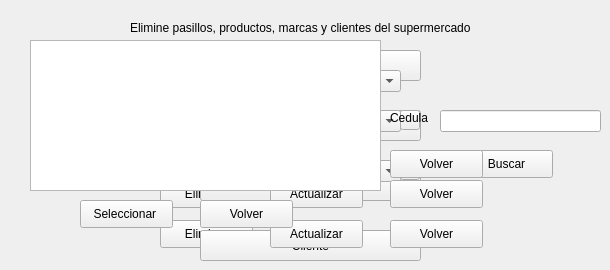
    <widget class="QWidget" name="tab_11">
     <attribute name="title">
      <string>Eliminar</string>
     </attribute>
     <widget class="QLabel" name="label">
      <property name="geometry">
       <rect>
        <x>130</x>
        <y>20</y>
        <width>371</width>
        <height>16</height>
       </rect>
      </property>
      <property name="text">
       <string>Elimine pasillos, productos, marcas y clientes del supermercado</string>
      </property>
     </widget>
     <widget class="QLabel" name="LPasEl">
      <property name="geometry">
       <rect>
        <x>130</x>
        <y>70</y>
        <width>55</width>
        <height>16</height>
       </rect>
      </property>
      <property name="text">
       <string>Pasillo</string>
      </property>
     </widget>
     <widget class="QLabel" name="LMarEl">
      <property name="geometry">
       <rect>
        <x>130</x>
        <y>150</y>
        <width>55</width>
        <height>16</height>
       </rect>
      </property>
      <property name="text">
       <string>Marca</string>
      </property>
     </widget>
     <widget class="QLabel" name="LProdEl">
      <property name="geometry">
       <rect>
        <x>130</x>
        <y>110</y>
        <width>55</width>
        <height>16</height>
       </rect>
      </property>
      <property name="text">
       <string>Producto</string>
      </property>
     </widget>
     <widget class="QPushButton" name="BElimarPas">
      <property name="geometry">
       <rect>
        <x>160</x>
        <y>180</y>
        <width>93</width>
        <height>28</height>
       </rect>
      </property>
      <property name="text">
       <string>Eliminar</string>
      </property>
     </widget>
     <widget class="QPushButton" name="BPasilloEl">
      <property name="geometry">
       <rect>
        <x>200</x>
        <y>50</y>
        <width>221</width>
        <height>31</height>
       </rect>
      </property>
      <property name="text">
       <string>Pasillo</string>
      </property>
     </widget>
     <widget class="QPushButton" name="BProdEl">
      <property name="geometry">
       <rect>
        <x>200</x>
        <y>110</y>
        <width>221</width>
        <height>31</height>
       </rect>
      </property>
      <property name="text">
       <string>Producto</string>
      </property>
     </widget>
     <widget class="QPushButton" name="BMarcaEl">
      <property name="geometry">
       <rect>
        <x>200</x>
        <y>170</y>
        <width>221</width>
        <height>31</height>
       </rect>
      </property>
      <property name="text">
       <string>Marca</string>
      </property>
     </widget>
     <widget class="QComboBox" name="CBPasEl">
      <property name="geometry">
       <rect>
        <x>220</x>
        <y>70</y>
        <width>181</width>
        <height>22</height>
       </rect>
      </property>
     </widget>
     <widget class="QComboBox" name="CBProdEl">
      <property name="geometry">
       <rect>
        <x>220</x>
        <y>110</y>
        <width>181</width>
        <height>22</height>
       </rect>
      </property>
     </widget>
     <widget class="QComboBox" name="CBMarEl">
      <property name="geometry">
       <rect>
        <x>220</x>
        <y>160</y>
        <width>181</width>
        <height>22</height>
       </rect>
      </property>
     </widget>
     <widget class="QPushButton" name="BEliminaProd">
      <property name="geometry">
       <rect>
        <x>160</x>
        <y>150</y>
        <width>93</width>
        <height>28</height>
       </rect>
      </property>
      <property name="text">
       <string>Eliminar</string>
      </property>
     </widget>
     <widget class="QPushButton" name="pushButton_4">
      <property name="geometry">
       <rect>
        <x>400</x>
        <y>110</y>
        <width>20</width>
        <height>20</height>
       </rect>
      </property>
      <property name="text">
       <string/>
      </property>
     </widget>
     <widget class="QPushButton" name="pushButton_5">
      <property name="geometry">
       <rect>
        <x>400</x>
        <y>160</y>
        <width>20</width>
        <height>20</height>
       </rect>
      </property>
      <property name="text">
       <string/>
      </property>
     </widget>
     <widget class="QPushButton" name="BEliminarMarca">
      <property name="geometry">
       <rect>
        <x>160</x>
        <y>220</y>
        <width>93</width>
        <height>28</height>
       </rect>
      </property>
      <property name="text">
       <string>Eliminar</string>
      </property>
     </widget>
     <widget class="QPushButton" name="BClieEl">
      <property name="geometry">
       <rect>
        <x>200</x>
        <y>230</y>
        <width>221</width>
        <height>31</height>
       </rect>
      </property>
      <property name="text">
       <string>Cliente</string>
      </property>
     </widget>
     <widget class="QLabel" name="LCED">
      <property name="geometry">
       <rect>
        <x>390</x>
        <y>110</y>
        <width>55</width>
        <height>16</height>
       </rect>
      </property>
      <property name="text">
       <string>Cedula</string>
      </property>
     </widget>
     <widget class="QLineEdit" name="TCedEl">
      <property name="geometry">
       <rect>
        <x>440</x>
        <y>110</y>
        <width>161</width>
        <height>22</height>
       </rect>
      </property>
     </widget>
     <widget class="QPushButton" name="BBusEl">
      <property name="geometry">
       <rect>
        <x>460</x>
        <y>150</y>
        <width>93</width>
        <height>28</height>
       </rect>
      </property>
      <property name="text">
       <string>Buscar</string>
      </property>
     </widget>
     <widget class="QPushButton" name="BSel">
      <property name="geometry">
       <rect>
        <x>80</x>
        <y>200</y>
        <width>93</width>
        <height>28</height>
       </rect>
      </property>
      <property name="text">
       <string>Seleccionar </string>
      </property>
     </widget>
     <widget class="QPushButton" name="BActCB">
      <property name="geometry">
       <rect>
        <x>270</x>
        <y>180</y>
        <width>93</width>
        <height>28</height>
       </rect>
      </property>
      <property name="text">
       <string>Actualizar</string>
      </property>
     </widget>
     <widget class="QPushButton" name="BActProd">
      <property name="geometry">
       <rect>
        <x>270</x>
        <y>150</y>
        <width>93</width>
        <height>28</height>
       </rect>
      </property>
      <property name="text">
       <string>Actualizar</string>
      </property>
     </widget>
     <widget class="QPushButton" name="BActMarProd">
      <property name="geometry">
       <rect>
        <x>270</x>
        <y>220</y>
        <width>93</width>
        <height>28</height>
       </rect>
      </property>
      <property name="text">
       <string>Actualizar</string>
      </property>
     </widget>
     <widget class="QListWidget" name="LQClientes">
      <property name="geometry">
       <rect>
        <x>30</x>
        <y>40</y>
        <width>351</width>
        <height>151</height>
       </rect>
      </property>
     </widget>
     <widget class="QPushButton" name="BVolver">
      <property name="geometry">
       <rect>
        <x>390</x>
        <y>150</y>
        <width>93</width>
        <height>28</height>
       </rect>
      </property>
      <property name="text">
       <string>Volver</string>
      </property>
     </widget>
     <widget class="QPushButton" name="BVolver_2">
      <property name="geometry">
       <rect>
        <x>390</x>
        <y>220</y>
        <width>93</width>
        <height>28</height>
       </rect>
      </property>
      <property name="text">
       <string>Volver</string>
      </property>
     </widget>
     <widget class="QPushButton" name="BVolver_3">
      <property name="geometry">
       <rect>
        <x>390</x>
        <y>180</y>
        <width>93</width>
        <height>28</height>
       </rect>
      </property>
      <property name="text">
       <string>Volver</string>
      </property>
     </widget>
     <widget class="QPushButton" name="BVolver_4">
      <property name="geometry">
       <rect>
        <x>200</x>
        <y>200</y>
        <width>93</width>
        <height>28</height>
       </rect>
      </property>
      <property name="text">
       <string>Volver</string>
      </property>
     </widget>
    </widget>
